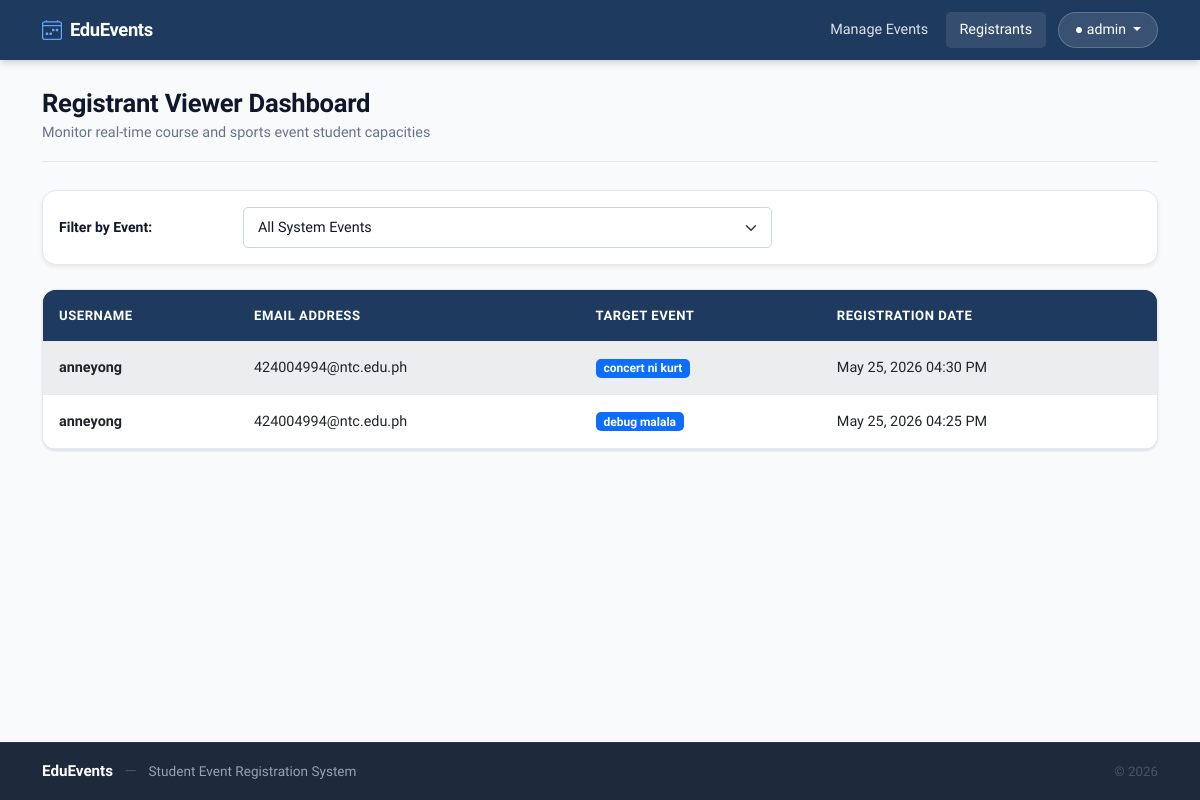
Screenshot of /admin/registrants/registrants.php (signed in) with the database file from the repository.
### tables this page shows
CREATE TABLE `registrations` (
  `id` int(11) NOT NULL,
  `user_id` int(11) NOT NULL,
  `event_id` int(11) NOT NULL,
  `registered_at` timestamp NOT NULL DEFAULT current_timestamp()
);

CREATE TABLE `users` (
  `id` int(11) NOT NULL,
  `username` varchar(50) NOT NULL,
  `email` varchar(100) NOT NULL,
  `password` varchar(255) NOT NULL,
  `role` enum('admin','student') NOT NULL DEFAULT 'student'
);

CREATE TABLE `events` (
  `id` int(11) NOT NULL,
  `title` varchar(150) NOT NULL,
  `description` text NOT NULL,
  `event_date` date NOT NULL,
  `slots` int(11) NOT NULL
);

### admin/registrants/registrants.php (the view, shortened to what this page needs)
<?php
require_once '../../auth/db.php';
$event_id = isset($_GET['event_id']) ? intval($_GET['event_id']) : 0;
$sql = "SELECT users.username, users.email, events.title AS event_title, registrations.registered_at
        FROM registrations
        JOIN users ON registrations.user_id = users.id
        JOIN events ON registrations.event_id = events.id";
if ($event_id > 0) {
    $sql .= " WHERE events.id = ? ORDER BY registrations.registered_at DESC";
    $stmt = $pdo->prepare($sql);
    $stmt->execute([$event_id]);
} else {
    $sql .= " ORDER BY registrations.registered_at DESC";
    $stmt = $pdo->query($sql);
}
$registrants = $stmt->fetchAll();
include '../../includes/header.php';
?>
<div class="container">
    <div class="page-heading">
        <h2>Registrant Viewer Dashboard</h2>
        <p>Monitor real-time course and sports event student capacities</p>
    </div>
    <div class="card shadow-sm mb-4">
        <div class="card-body py-3">
            <form method="GET" class="row align-items-center">
                <div class="col-md-3 col-lg-2">
                    <label for="event_id" class="form-label fw-bold mb-md-0">Filter by Event:</label>
                </div>
                <div class="col-md-6">
                    <select name="event_id" id="event_id" class="form-select" onchange="this.form.submit()">
                        <option value="0">All System Events</option>
                    </select>
                </div>
            </form>
        </div>
    </div>
    <div class="table-card">
        <table class="table table-striped table-hover align-middle mb-0">
            <thead class="table-dark">
                <tr>
                    <th>Username</th>
                    <th>Email Address</th>
                    <th>Target Event</th>
                    <th>Registration Date</th>
                </tr>
            </thead>
            <tbody>
                <?php if (count($registrants) > 0): ?>
                    <?php foreach ($registrants as $row): ?>
                        <tr>
                            <td><strong><?= htmlspecialchars($row['username']); ?></strong></td>
                            <td><?= htmlspecialchars($row['email']); ?></td>
                            <td><span class="badge bg-primary"><?= htmlspecialchars($row['event_title']); ?></span></td>
                            <td><?= date('M d, Y h:i A', strtotime($row['registered_at'])); ?></td>
                        </tr>
                    <?php endforeach; ?>
                <?php else: ?>
                    <tr>
                        <td colspan="4" class="text-center text-muted py-4">No records found for the selected event filters.</td>
                    </tr>
                <?php endif; ?>
            </tbody>
        </table>
    </div>
</div>
<?php include '../../includes/footer.php'; ?>

### assets/style.css (style rules this page uses)
:root { --clr-primary: #2563eb; --clr-primary-dark: #1d4ed8; --clr-primary-soft: rgba(37, 99, 235, 0.1); --clr-danger: #dc2626; --clr-danger-soft: rgba(220, 38, 38, 0.08); --clr-success: #16a34a; --clr-success-soft: rgba(22, 163, 74, 0.08); --clr-warning: #d97706; --clr-bg: #f8fafc; --clr-surface: #ffffff; --clr-border: #e2e8f0; --clr-border-dark: #cbd5e1; --clr-text: #0f172a; --clr-text-muted: #64748b; --clr-text-light: #94a3b8; --clr-navbar-bg: #1e3a5f; --clr-navbar-text: rgba(255,255,255,0.85); --clr-navbar-active: #ffffff; --clr-footer-bg: #1e293b; --font-main: 'Plus Jakarta Sans', system-ui, sans-serif; --radius-sm: 5px; --radius-md: 10px; --radius-lg: 14px; --radius-xl: 20px; --shadow-sm: 0 1px 3px rgba(0,0,0,0.08), 0 1px 2px rgba(0,0,0,0.06); --shadow-md: 0 4px 12px rgba(0,0,0,0.1); --shadow-lg: 0 8px 30px rgba(0,0,0,0.12); --transition: 0.18s ease; }
*, *::before, *::after { box-sizing: border-box; }
html { scroll-behavior: smooth; }
body { font-family: var(--font-main); background-color: var(--clr-bg); color: var(--clr-text); font-size: 0.95rem; line-height: 1.65; min-height: 100vh; display: flex; flex-direction: column; }
h1, h2, h3, h4, h5, h6 { font-family: var(--font-main); font-weight: 700; color: var(--clr-text); letter-spacing: -0.01em; }
.card { border: 1px solid var(--clr-border); border-radius: var(--radius-lg); box-shadow: var(--shadow-sm); background-color: var(--clr-surface); transition: box-shadow var(--transition), transform var(--transition), border-color var(--transition); }
.form-label { font-weight: 600; font-size: 0.875rem; color: var(--clr-text); margin-bottom: 0.35rem; }
.form-control, .form-select { border: 1px solid var(--clr-border-dark); border-radius: var(--radius-sm); padding: 0.55rem 0.85rem; font-size: 0.9rem; font-family: var(--font-main); color: var(--clr-text); background-color: #fff; transition: border-color var(--transition), box-shadow var(--transition); }
.table { font-size: 0.9rem; color: var(--clr-text); }
.table > :not(caption) > * > * { padding: 0.9rem 1rem; border-color: var(--clr-border); }
.table thead th { font-weight: 700; font-size: 0.82rem; text-transform: uppercase; letter-spacing: 0.04em; }
.table-dark { background-color: var(--clr-navbar-bg) !important; --bs-table-bg: var(--clr-navbar-bg); --bs-table-color: #fff; --bs-table-border-color: rgba(255,255,255,0.1); }
.table-striped > tbody > tr:nth-of-type(odd) > * { background-color: #f8fafc; }
.table-card { background-color: var(--clr-surface); border: 1px solid var(--clr-border); border-radius: var(--radius-lg); overflow: hidden; box-shadow: var(--shadow-sm); }
.badge { font-family: var(--font-main); font-weight: 600; font-size: 0.75rem; padding: 0.3em 0.65em; border-radius: var(--radius-sm); }
.page-heading { margin-bottom: 1.75rem; padding-bottom: 1rem; border-bottom: 1px solid var(--clr-border); }
.page-heading h2 { font-size: 1.6rem; font-weight: 800; margin-bottom: 0.2rem; }
.page-heading p { color: var(--clr-text-muted); font-size: 0.9rem; margin: 0; }

### rows the page displays
registrations: user.username "anneyong", user.email "424004994@ntc.edu.ph", event.title "concert ni kurt", registered_at "May 25, 2026 04:30 PM"
registrations: user.username "anneyong", user.email "424004994@ntc.edu.ph", event.title "debug malala", registered_at "May 25, 2026 04:25 PM"

### other values shown
$displayName "admin"
